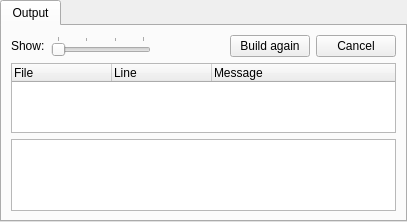
<?xml version="1.0" encoding="UTF-8"?>
<ui version="4.0">
 <class>build</class>
 <widget class="QWidget" name="build">
  <property name="geometry">
   <rect>
    <x>0</x>
    <y>0</y>
    <width>407</width>
    <height>178</height>
   </rect>
  </property>
  <layout class="QVBoxLayout" name="verticalLayout">
   <property name="spacing">
    <number>0</number>
   </property>
   <property name="margin">
    <number>0</number>
   </property>
   <item>
    <widget class="KTabWidget" name="ktabwidget">
     <property name="currentIndex">
      <number>0</number>
     </property>
     <widget class="QWidget" name="errs">
      <attribute name="title">
       <string>Output</string>
      </attribute>
      <layout class="QVBoxLayout" name="outputVerticalLayout">
       <item>
        <layout class="QHBoxLayout" name="horizontalLayout">
         <item>
          <widget class="QLabel" name="showLabel">
           <property name="text">
            <string>Show:</string>
           </property>
          </widget>
         </item>
         <item>
          <widget class="QSlider" name="displayModeSlider">
           <property name="sizePolicy">
            <sizepolicy hsizetype="Fixed" vsizetype="Fixed">
             <horstretch>0</horstretch>
             <verstretch>0</verstretch>
            </sizepolicy>
           </property>
           <property name="minimumSize">
            <size>
             <width>100</width>
             <height>0</height>
            </size>
           </property>
           <property name="maximum">
            <number>3</number>
           </property>
           <property name="pageStep">
            <number>1</number>
           </property>
           <property name="orientation">
            <enum>Qt::Horizontal</enum>
           </property>
           <property name="tickPosition">
            <enum>QSlider::TicksAbove</enum>
           </property>
           <property name="tickInterval">
            <number>1</number>
           </property>
          </widget>
         </item>
         <item>
          <widget class="QLabel" name="displayModeLabel">
           <property name="text">
            <string/>
           </property>
          </widget>
         </item>
         <item>
          <spacer name="horizontalSpacer">
           <property name="orientation">
            <enum>Qt::Horizontal</enum>
           </property>
           <property name="sizeHint" stdset="0">
            <size>
             <width>40</width>
             <height>20</height>
            </size>
           </property>
          </spacer>
         </item>
         <item>
          <widget class="QLabel" name="buildStatusLabel">
           <property name="text">
            <string/>
           </property>
          </widget>
         </item>
         <item>
          <widget class="QPushButton" name="buildAgainButton">
           <property name="text">
            <string>Build again</string>
           </property>
          </widget>
         </item>
         <item>
          <widget class="QPushButton" name="cancelBuildButton">
           <property name="text">
            <string>Cancel</string>
           </property>
          </widget>
         </item>
        </layout>
       </item>
       <item>
        <widget class="QTreeWidget" name="errTreeWidget">
         <property name="sizePolicy">
          <sizepolicy hsizetype="Expanding" vsizetype="Expanding">
           <horstretch>1</horstretch>
           <verstretch>1</verstretch>
          </sizepolicy>
         </property>
         <property name="autoScroll">
          <bool>false</bool>
         </property>
         <property name="alternatingRowColors">
          <bool>true</bool>
         </property>
         <property name="rootIsDecorated">
          <bool>false</bool>
         </property>
         <property name="allColumnsShowFocus">
          <bool>true</bool>
         </property>
         <column>
          <property name="text">
           <string comment="Header for the file name column">File</string>
          </property>
         </column>
         <column>
          <property name="text">
           <string comment="Header for the line number column">Line</string>
          </property>
         </column>
         <column>
          <property name="text">
           <string comment="Header for the error message column">Message</string>
          </property>
         </column>
        </widget>
       </item>
       <item>
        <widget class="QPlainTextEdit" name="plainTextEdit">
         <property name="readOnly">
          <bool>true</bool>
         </property>
        </widget>
       </item>
      </layout>
     </widget>
    </widget>
   </item>
  </layout>
 </widget>
 <customwidgets>
  <customwidget>
   <class>KTabWidget</class>
   <extends>QTabWidget</extends>
   <header>ktabwidget.h</header>
   <container>1</container>
  </customwidget>
 </customwidgets>
 <tabstops>
  <tabstop>errTreeWidget</tabstop>
 </tabstops>
 <resources/>
 <connections/>
</ui>
